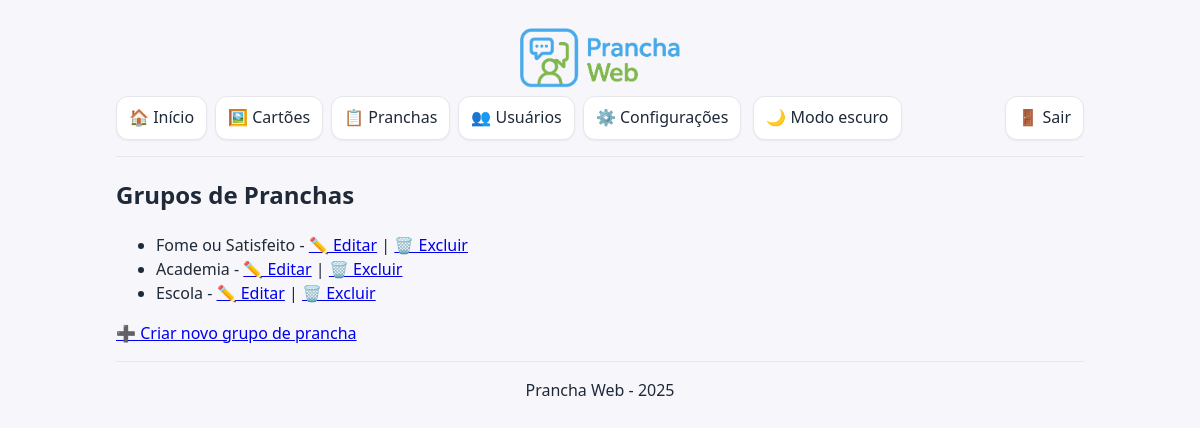
Page /pages/gerenciar_grupos_pranchas.php (signed in) on the earlier database version.
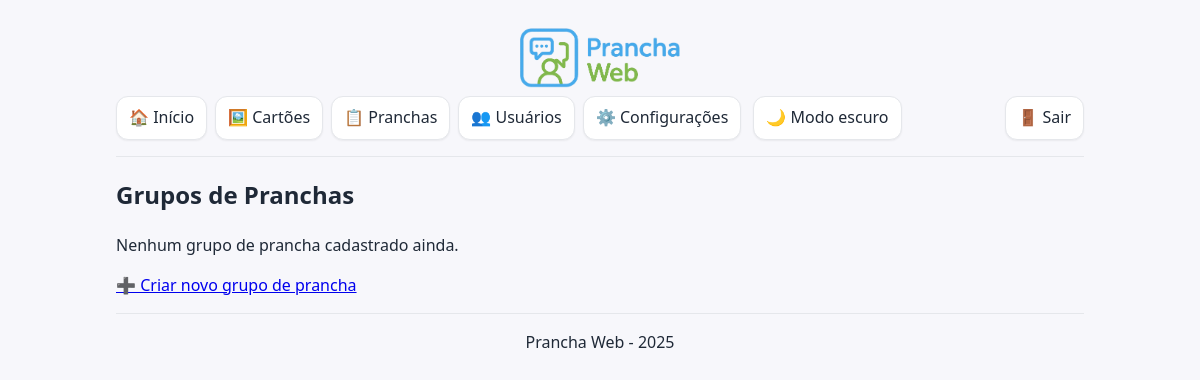
Same page on the later database version.
### tables this page shows
CREATE TABLE `grupos_pranchas` (
  `id` int(11) NOT NULL,
  `nome` varchar(100) NOT NULL
);

### includes/modelo_grupos_pranchas.php (called while the page is built, shortened)
<?php
function cx_gpr(): mysqli {
    $cx = new mysqli(DB_HOST, DB_USUARIO, DB_SENHA, DB_NOME);
    $cx->set_charset('utf8mb4');
    return $cx;
}
function listarGruposPranchas() {
    $conexao = cx_gpr();
    $grupos = [];
    $sql = "SELECT id, nome FROM grupos_pranchas";
    $comando = $conexao->prepare($sql);
    $comando->execute();
    $comando->bind_result($id, $nome);
    while ($comando->fetch()) {
        $grupos[] = ['id' => $id, 'nome' => $nome];
    }
    return $grupos;
}
?>

### includes/controle_grupos_pranchas.php (called while the page is built)
<?php
require_once 'modelo_grupos_pranchas.php';
$lista_grupos_pranchas = listarGruposPranchas();
?>

### pages/gerenciar_grupos_pranchas.php (the view, shortened to what this page needs)
<?php
include '../includes/cabecalho.php';
require_once '../includes/controle_grupos_pranchas.php';
?>
<h2>Grupos de Pranchas</h2>
<?php if (count($lista_grupos_pranchas) > 0): ?>
    <ul>
        <?php foreach ($lista_grupos_pranchas as $grupo): ?>
            <li>
                <?php echo htmlspecialchars($grupo['nome']); ?> -
                <a href="editar_grupo_prancha.php?id=<?php echo $grupo['id']; ?>">✏️ Editar</a> |
                <a href="../includes/controle_excluir_grupo_prancha.php?id=<?php echo $grupo['id']; ?>" onclick="return confirm('Tem certeza que deseja excluir este grupo?');">🗑️ Excluir</a>
            </li>
        <?php endforeach; ?>
    </ul>
<?php else: ?>
    <p>Nenhum grupo de prancha cadastrado ainda.</p>
<?php endif; ?>
<p><a href="criar_grupo_prancha.php">➕ Criar novo grupo de prancha</a></p>
<?php include '../includes/rodape.php'; ?>

Differences in the rows shown:
removed grupos_pranchas: nome "Fome ou Satisfeito"
removed grupos_pranchas: nome "Academia"
removed grupos_pranchas: nome "Escola"
Other differences:
text now shown: "Nenhum grupo de prancha cadastrado ainda."
